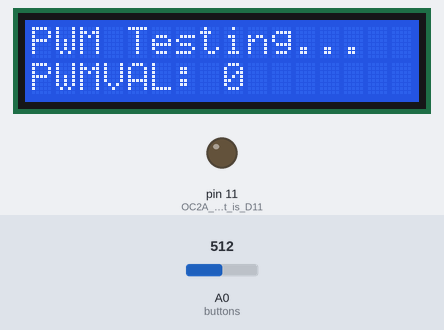
The sketch below on a simulated Arduino Uno, built with avr-gcc and run on an emulated ATmega328P. Shown: 16×2 character LCD, output pins drawn as LEDs (lit = HIGH). The test bench sets the inputs (shaded band); at power-on: A0 (buttons) = 512.

Above: at 3.2 s.
3.3 s: A0 (buttons) set to 213
4.8 s: A0 (buttons) set to 187
At 5.02 s:
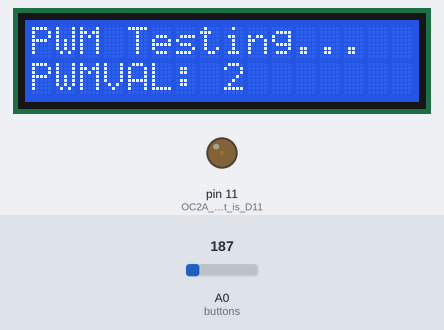
6.6 s: A0 (buttons) set to 50
At 7.12 s:
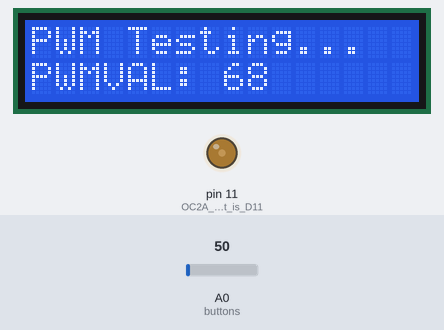
8.8 s: A0 (buttons) set to 410
At 9.02 s:
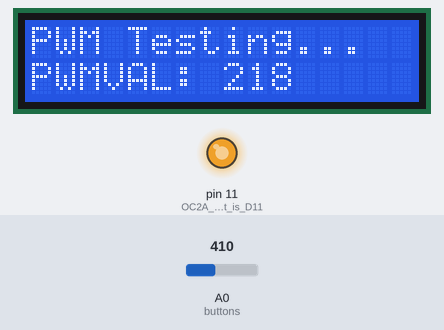
Timing chart, 0 to 11.7 s (numbered marks = the images above; inputs shaded):
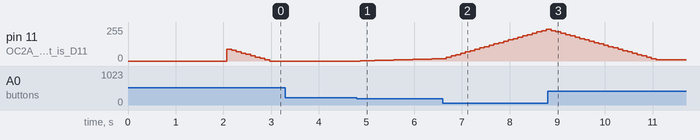

The sketch:

PWMtester.ino
```cpp
/*
  LiquidCrystal Library
  modified from liquid Crystal example.

  http://www.arduino.cc/en/Tutorial/LiquidCrystal

  Modified for Tacho by https://www.buildcomics.com
*/

#include <LiquidCrystal.h> // include the library code:

LiquidCrystal lcd(8, 9, 4, 5, 6, 7);           // select the pins used on the LCD panel
unsigned long int previousMillis;
const unsigned int interval = 100;
unsigned int pwmVal;

void setup() {
  lcd.begin(16, 2);   // set up the LCD's number of columns and rows:
  pwmVal = 100;

  //setup timer:
  TCCR2A = _BV(COM2A1) | _BV(COM2B1) | _BV(WGM20); //non-inverting phase correct 8bit pwm, enable a/b
  TCCR2B = _BV(CS20); //no prescaler (30khz)*/
  OCR2A = 0; //pin 15 D11
  pinMode(11, OUTPUT); //OC2A output is D11


  //init message:
  lcd.print("I am a HERO!(BC)");
  lcd.setCursor(0, 1);
  lcd.print("PWM tester!");
  delay(2000);

  //clear LCD, set basics
  lcd.clear();
  lcd.setCursor(0, 0);
  lcd.print("PWM Testing...");
}

void loop() {
  unsigned long currentMillis = millis();
  unsigned long timeDif = currentMillis - previousMillis;
  if (timeDif >= interval) {
    previousMillis = currentMillis; //reset counter
    unsigned int x;

    x = analogRead(A0); //read buttons
    if (x < 60) { //right button
      if (pwmVal < 245) {
        pwmVal += 10;
      }
    }
    else if (x < 200) { //up button
      if (pwmVal < 255) {
        pwmVal++;
      }
    }
    else if (x < 400) { //down button
      if (pwmVal >= 1) {
        pwmVal--;
      }
    }
    else if (x < 600) { //left button
      if (pwmVal >= 10) {
        pwmVal -= 10;
      }
    }
    else if (x < 800) { //select = reset button, reset turnCount;
      //turnCount = 0;
    }

    lcd.setCursor(0, 1);
    lcd.print("PWMVAL: ");
    lcd.print(pwmVal);
    lcd.print("  "); //clear excess characters
    OCR2A = pwmVal;


  }
}
```

Measured:
- after the input at 3.3 s, every drawn part: stays the same
- after the input at 4.8 s, pin 11 (OC2A_output_is_D11): moves from 0/255 to 18/255 over 1.7 s, starting after 0.07 s; the display: first changes after 0.07 s (image 1 shows a later state)
- after the input at 8.8 s, the display: first changes after 0.07 s (image 3 shows a later state)
